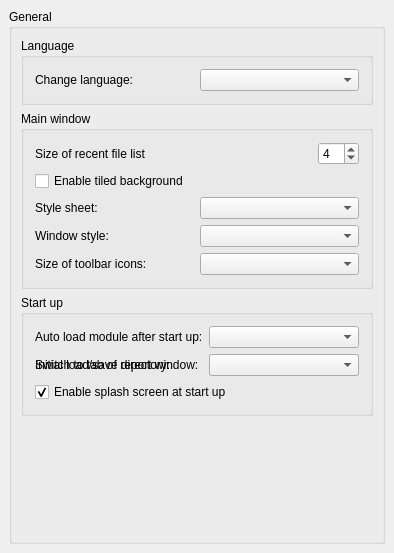
<ui version="4.0" >
 <author></author>
 <comment></comment>
 <exportmacro></exportmacro>
 <class>Gui::Dialog::DlgGeneral</class>
 <widget class="QWidget" name="Gui::Dialog::DlgGeneral" >
  <property name="geometry" >
   <rect>
    <x>0</x>
    <y>0</y>
    <width>390</width>
    <height>553</height>
   </rect>
  </property>
  <property name="windowTitle" >
   <string>General</string>
  </property>
  <layout class="QGridLayout" >
   <property name="margin" >
    <number>9</number>
   </property>
   <property name="spacing" >
    <number>6</number>
   </property>
   <item row="0" column="0" >
    <widget class="QGroupBox" name="GroupBox5" >
     <property name="title" >
      <string>General</string>
     </property>
     <layout class="QGridLayout" >
      <property name="margin" >
       <number>9</number>
      </property>
      <property name="spacing" >
       <number>6</number>
      </property>
      <item row="3" column="0" >
       <spacer>
        <property name="orientation" >
         <enum>Qt::Vertical</enum>
        </property>
        <property name="sizeHint" >
         <size>
          <width>352</width>
          <height>221</height>
         </size>
        </property>
       </spacer>
      </item>
      <item row="2" column="0" >
       <widget class="QGroupBox" name="GroupBox10" >
        <property name="title" >
         <string>Start up</string>
        </property>
        <layout class="QGridLayout" >
         <property name="margin" >
          <number>11</number>
         </property>
         <property name="spacing" >
          <number>6</number>
         </property>
         <item row="1" column="0" >
          <widget class="Gui::PrefCheckBox" name="SplashScreen" >
           <property name="text" >
            <string>Enable splash screen at start up</string>
           </property>
           <property name="checked" >
            <bool>true</bool>
           </property>
           <property name="prefEntry" stdset="0" >
            <cstring>ShowSplasher</cstring>
           </property>
           <property name="prefPath" stdset="0" >
            <cstring>General</cstring>
           </property>
          </widget>
         </item>
         <item row="0" column="0" >
          <layout class="QGridLayout" >
           <property name="margin" >
            <number>0</number>
           </property>
           <property name="spacing" >
            <number>6</number>
           </property>
           <item row="1" column="0" >
            <widget class="QLabel" name="tabReportLabel" >
             <property name="text" >
              <string>Switch to tab of report window:</string>
             </property>
            </widget>
           </item>
           <item row="0" column="1" >
            <widget class="QComboBox" name="AutoloadModuleCombo" />
           </item>
           <item row="1" column="1" >
            <widget class="Gui::PrefComboBox" name="AutoloadTabCombo" >
             <property name="prefEntry" stdset="0" >
              <cstring>AutoloadTab</cstring>
             </property>
             <property name="prefPath" stdset="0" >
              <cstring>General</cstring>
             </property>
            </widget>
           </item>
           <item row="0" column="0" >
            <widget class="QLabel" name="autoModuleLabel" >
             <property name="text" >
              <string>Auto load module after start up:</string>
             </property>
            </widget>
           </item>
           <item row="1" column="0" >
            <widget class="QLabel" name="startDirectoryLabel" >
             <property name="text" >
              <string>Initial load/save directory:</string>
             </property>
            </widget>
           </item>
           <item row="1" column="1" >
            <widget class="QComboBox" name="StartDirectoryCombo" />
           </item>
          </layout>
         </item>
        </layout>
       </widget>
      </item>
      <item row="0" column="0" >
       <widget class="QGroupBox" name="GroupBox7" >
        <property name="title" >
         <string>Language</string>
        </property>
        <layout class="QGridLayout" >
         <property name="margin" >
          <number>11</number>
         </property>
         <property name="spacing" >
          <number>6</number>
         </property>
         <item row="0" column="0" >
          <layout class="QHBoxLayout" >
           <property name="margin" >
            <number>0</number>
           </property>
           <property name="spacing" >
            <number>6</number>
           </property>
           <item>
            <widget class="QLabel" name="TextLabel1_4" >
             <property name="text" >
              <string>Change language:</string>
             </property>
            </widget>
           </item>
           <item>
            <widget class="QComboBox" name="Languages" />
           </item>
          </layout>
         </item>
        </layout>
       </widget>
      </item>
      <item row="1" column="0" >
       <widget class="QGroupBox" name="GroupBox3" >
        <property name="title" >
         <string>Main window</string>
        </property>
        <layout class="QVBoxLayout" >
         <property name="margin" >
          <number>11</number>
         </property>
         <property name="spacing" >
          <number>6</number>
         </property>
         <item>
          <layout class="QHBoxLayout" >
           <property name="margin" >
            <number>0</number>
           </property>
           <property name="spacing" >
            <number>6</number>
           </property>
           <item>
            <widget class="QLabel" name="recentFileListLabel" >
             <property name="text" >
              <string>Size of recent file list</string>
             </property>
            </widget>
           </item>
           <item>
            <spacer>
             <property name="orientation" >
              <enum>Qt::Horizontal</enum>
             </property>
             <property name="sizeType" >
              <enum>QSizePolicy::Expanding</enum>
             </property>
             <property name="sizeHint" >
              <size>
               <width>20</width>
               <height>20</height>
              </size>
             </property>
            </spacer>
           </item>
           <item>
            <widget class="Gui::PrefSpinBox" name="RecentFiles" >
             <property name="value" >
              <number>4</number>
             </property>
             <property name="prefEntry" stdset="0" >
              <cstring>RecentFiles</cstring>
             </property>
             <property name="prefPath" stdset="0" >
              <cstring>RecentFiles</cstring>
             </property>
            </widget>
           </item>
          </layout>
         </item>
         <item>
          <layout class="QHBoxLayout" >
           <property name="margin" >
            <number>0</number>
           </property>
           <property name="spacing" >
            <number>6</number>
           </property>
           <item>
            <widget class="QCheckBox" name="tiledBackground" >
             <property name="text" >
              <string>Enable tiled background</string>
             </property>
            </widget>
           </item>
          </layout>
         </item>
         <item>
          <layout class="QHBoxLayout" >
           <property name="margin" >
            <number>0</number>
           </property>
           <property name="spacing" >
            <number>6</number>
           </property>
           <item>
            <widget class="QLabel" name="styleSheetLabel" >
             <property name="text" >
              <string>Style sheet:</string>
             </property>
            </widget>
           </item>
           <item>
            <widget class="QComboBox" name="StyleSheets" />
           </item>
          </layout>
         </item>
         <item>
          <layout class="QHBoxLayout" >
           <property name="margin" >
            <number>0</number>
           </property>
           <property name="spacing" >
            <number>6</number>
           </property>
           <item>
            <widget class="QLabel" name="windowStyleLabel" >
             <property name="text" >
              <string>Window style:</string>
             </property>
            </widget>
           </item>
           <item>
            <widget class="QComboBox" name="WindowStyle" />
           </item>
          </layout>
         </item>
         <item>
          <layout class="QHBoxLayout" >
           <property name="margin" >
            <number>0</number>
           </property>
           <property name="spacing" >
            <number>6</number>
           </property>
           <item>
            <widget class="QLabel" name="iconSizeLabel" >
             <property name="text" >
              <string>Size of toolbar icons:</string>
             </property>
            </widget>
           </item>
           <item>
            <widget class="QComboBox" name="toolbarIconSize" />
           </item>
          </layout>
         </item>
        </layout>
       </widget>
      </item>
     </layout>
    </widget>
   </item>
  </layout>
 </widget>
 <layoutdefault spacing="6" margin="11" />
 <customwidgets>
  <customwidget>
   <class>Gui::PrefCheckBox</class>
   <extends>QCheckBox</extends>
   <header>Gui/PrefWidgets.h</header>
   <container>0</container>
   <pixmap></pixmap>
  </customwidget>
  <customwidget>
   <class>Gui::PrefSpinBox</class>
   <extends>QSpinBox</extends>
   <header>Gui/PrefWidgets.h</header>
   <container>0</container>
   <pixmap></pixmap>
  </customwidget>
  <customwidget>
   <class>Gui::PrefComboBox</class>
   <extends>QComboBox</extends>
   <header>Gui/PrefWidgets.h</header>
   <container>0</container>
   <pixmap></pixmap>
  </customwidget>
 </customwidgets>
 <tabstops>
  <tabstop>Languages</tabstop>
  <tabstop>WindowStyle</tabstop>
  <tabstop>RecentFiles</tabstop>
  <tabstop>SplashScreen</tabstop>
 </tabstops>
 <resources/>
 <connections/>
</ui>
